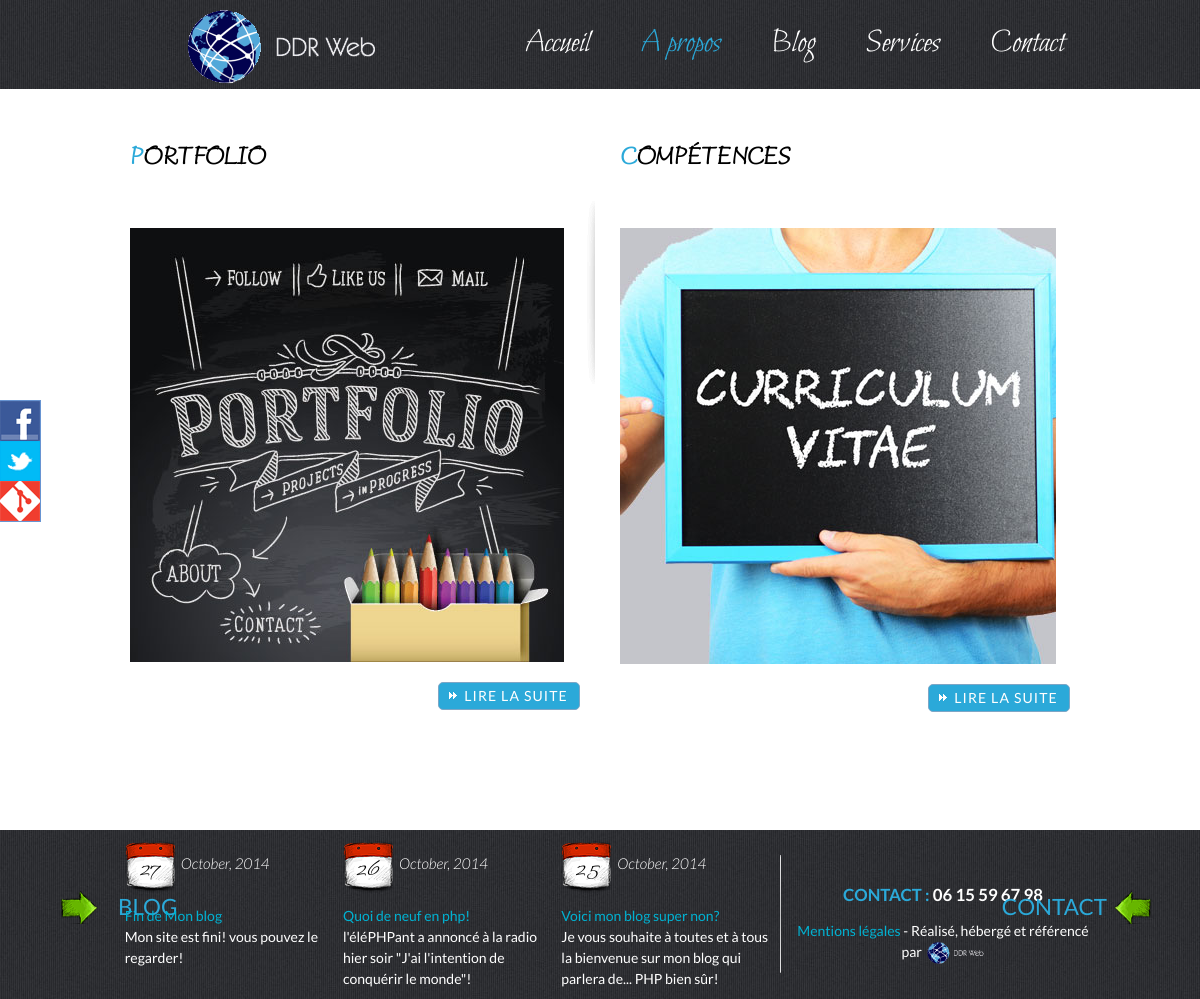
Page /about.php on the committed database.
### tables this page shows
CREATE TABLE IF NOT EXISTS `billets` (
`id` int(11) NOT NULL,
  `auteur` varchar(40) NOT NULL,
  `titre` varchar(255) NOT NULL,
  `intro` varchar(96) NOT NULL,
  `contenu` text NOT NULL,
  `date_creation` date NOT NULL,
  `image` varchar(255) NOT NULL
);

### include/baspage.php (the view, shortened to what this page needs)
<footer role="contentinfo" class="footer line txtcenter">
	<p class="txtcenter left"><a style="color:#2ba9d9;" class="boutonfoot" href="blog/index.php">BLOG</a></p>
	<div class="conteneur center" style="background:transparent !important;">
		<div class="row">
			<div class="col left w100">
				<?php
				$req = $bdd->query('SELECT id, titre, intro, image, auteur, DATE_FORMAT(date_creation, \'%d\') AS date_creation_fr FROM billets ORDER BY date_creation_fr DESC LIMIT 0, 3');
				while ($donnees = $req->fetch())
				{
				?>
				<div class="box6">
					<div >
						<div class="date"><strong><?php echo $donnees['date_creation_fr']; ?></strong><span>October, 2014</span></div>
						<p><a class="link" href="blog/commentaires.php?billet=<?php echo $donnees['id']; ?>"><?php echo htmlspecialchars($donnees['titre']); ?></a><br><?php echo $donnees['intro'];?></p>
					</div>
				</div>
				<?php
				}
				?>
			</div>
			<div class="col w30" style="padding-top:50px;">
				<h3 class="title-h3"><span>CONTACT : </span>06 15 59 67 98</h3>
				<p class="right"><a href="mentions-legales.php" >Mentions légales</a> - Réalisé, hébergé et référencé par <a href="http://www.ddrweb.fr"><img src="composants/logo.png" alt="logo DDRweb" style="width:60px;"></a></p>
			</div>
		</div>
	</div>
	<p class="txtcenter right"><a style="color:#2ba9d9;" class="boutonfoot2" href="../contact.php">CONTACT</a></p>
</footer>
<div class="social-barre">
        <ul>
            <li><a href="https://www.facebook.com"><img src="composants/facebook.png" alt="Facebook"></a></li>
            <li><a href="https://twitter.com"><img src="composants/twitter.png" alt="Twitter"></a></li>
            <li><a href="https://www.github.com/firely23"><img src="composants/linkedin.png" alt="Google +"></a></li>
        </ul>
</div>
</body>
</html>

### styles/knacss.css (style rules this page uses)
* { -webkit-box-sizing: border-box; -moz-box-sizing: border-box; box-sizing: border-box; }
html, body { margin: 0; padding: 0; }
ul, ol { padding-left: 2em; }
img { vertical-align: middle; border: 0; }
html { font-size: 62.5%; -webkit-text-size-adjust: 100%; -ms-text-size-adjust: 100%; }
body { background-color: #ffffff; color: #000000; font-family: Helvetica, Arial, sans-serif; font-size: 1.4em; line-height: 1.5; }
p, ul, ol, dl, blockquote, pre, td, th, label, textarea, caption, details, figure, hgroup { margin-top: .75em; margin-bottom: 0; line-height: 1.5; }
h3, .h3-like { margin-top: 0.875em; margin-bottom: 0; font-size: 2.4rem; line-height: 1.75; }
strong { font-weight: bold; }
p:first-child, ul:first-child, ol:first-child, dl:first-child, blockquote:first-child, pre:first-child, h1:first-child, h2:first-child, h3:first-child, h4:first-child, h5:first-child, h6:first-child { margin-top: 0; }
img, table, td, blockquote, code, pre, textarea, input, video { max-width: 100%; }
:not(.gm-style) img { height: auto !important; }
.clear, .line, .row { clear: both; }
.clearfix:after, .line:after, .mod:after { content: ""; display: table; clear: both; }
.row { display: table; table-layout: fixed; width: 100%; }
.row > *, .col { display: table-cell; vertical-align: top; }
.left { float: left; }
.right { float: right; }
.center { margin-left: auto; margin-right: auto; }
.txtcenter { text-align: center; }
.w30 { width: 30%; }
.w100 { width: 100%; }

### styles/style.css (style rules this page uses)
a img { border: 0; }
a { color:#00e; }
body { background-color: white; font-family: 'Lato', sans-serif; color: black; width:100%: }
.conteneur { position: relative; width: 980px; }
.footer { position: relative; background: url(header-bg.jpg) 0 0 repeat; max-height: 170px; width: 100%; color: white; }
.footer p img { vertical-align: middle; }
.footer a { color: #00B2D2; text-decoration: none; }
.box6 { display: inline-block; width: 210px; margin-left:0.2em; margin-right:.2em; text-align:left; vertical-align: top; }
.box6:last-child { background: url(separation.png) 215px 25px no-repeat; padding-right: 10px; width:220px; }
.boutonfoot { padding: 0px 68px; text-decoration: none; color: #2ba9d9; font-size: 1.6em; position: absolute; top: 60px; left: 50px; background: url(button3.png) 10px 0px no-repeat; }
.boutonfoot2 { padding: 0px 68px; text-decoration: none; color: #2ba9d9; font-size: 1.6em; position: absolute; top: 60px; right: 25px; background: url(button4.png) 180px 0px no-repeat; }
.title-h3 { font-size:1.2em; }
.title-h3 span { color: #2ba9d9; }
.date { overflow:hidden; }
.date strong { display:inline-block; background:url(date.png) 0 0 no-repeat; width:51px; font-family: 'bilboregular'; height:53px; float:center; margin-right:5px; font-weight:normal; color:#000; font-size:25px; line-height:48px; text-align:center; padding-top:5px; }
.date span { font-family: 'Lato', sans-serif; font-weight:300; font-style:italic; color:#FFF; font-size:15px; line-height:24px; display:inline-block; overflow:hidden; margin-top:21px; }
.link { color:#2ba9d9; text-decoration:none; }
.social-barre { position: fixed; z-index:99999; top: 40%; left: 0; border: 1px solid #6794d2; border-left: none; }
.social-barre ul { padding: 0; list-style-type: none; }

### styles/portfolio.css (style rules this page uses)
a { color: #000; }
a img { border: none; }

### styles/lightbox.css (style rules this page uses)
body:after { content: url(../img/close.png) url(../img/loading.gif) url(../img/prev.png) url(../img/next.png); display: none; }

### rows in the picture
billets: date_creation_fr "27", titre "Fin de Mon blog", intro "Mon site est fini! vous pouvez le regarder!"
billets: date_creation_fr "26", titre "Quoi de neuf en php!", intro "l'éléPHPant a annoncé à la radio hier soir \"J'ai l'intention de conquérir le monde\"!"
billets: date_creation_fr "25", titre "Voici mon blog super non?", intro "Je vous souhaite à toutes et à tous la bienvenue sur mon blog qui parlera de... PHP bien sûr!"
